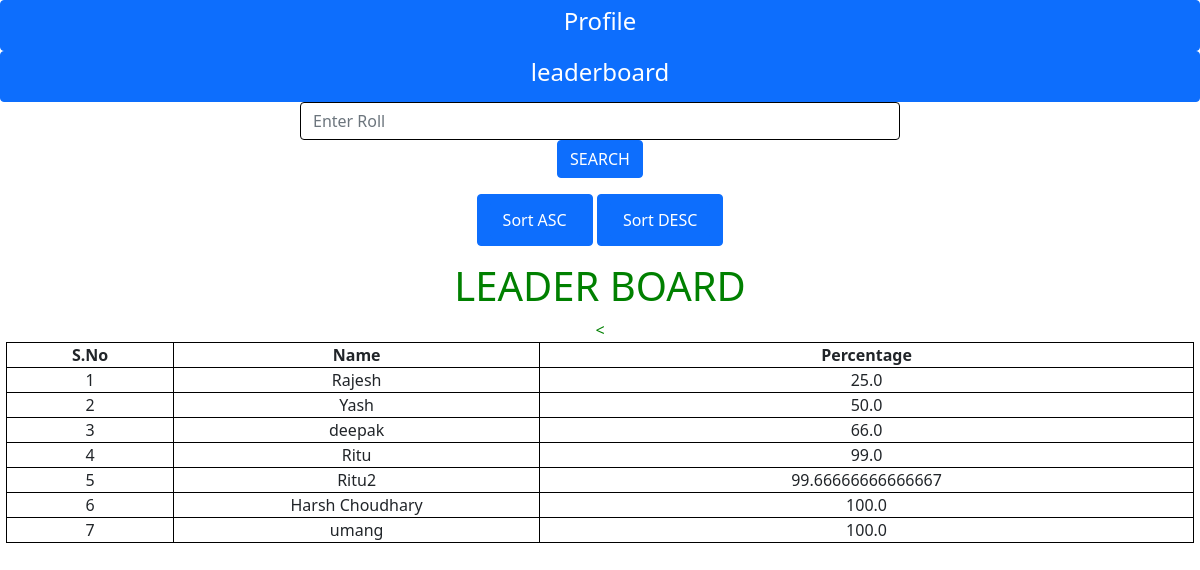
The app's page /asc/ with its own data.
### marks/models.py (models this page shows, shortened)
class Marks(models.Model):
    Name = models.CharField(max_length=20)
    Roll_no = models.IntegerField()
    MarksInPhysics = models.IntegerField()
    MarksInMathematics = models.IntegerField();
    MarksInChemistry = models.IntegerField();
    Total = models.IntegerField();
    Percentage = models.FloatField()

### marks/views.py (the view)
# urls.py: path('asc/',views.asc,name='ASC'),
def asc(request):
    students = (Marks.objects.all().order_by('Percentage'))
    return render(request,'leader.html',{'data':students,'active':'btn-primary'})

### marks/templates/leader.html (shortened to what this page needs)
<html lang="en">
  <head>
    <link href="https://cdn.jsdelivr.net/npm/bootstrap@5.0.0-beta1/dist/css/bootstrap.min.css" rel="stylesheet">
  </head>
  <body>
  <div>
    <ul class="list-unstyled">
    <li class="d-grid"><a href="{% url 'home' %}" class="btn {{active}}"><h4>Profile</h4></a></li>
    <li class="d-grid"><a href="{% url 'leaderboard' %}" class="btn {{active}}"><h4>leaderboard</h4></a></li>
    <li>
    <form action="" method="post">
    <center>
    <input style="width:50%; border:1px solid black" class="form-control" name="search" placeholder="Enter Roll">
    <button class="btn btn-primary">SEARCH</button>
    </center>
    </form>
    <center>
    <a href="{% url 'ASC' %}" class ="btn {{active}}"><button class="btn btn-primary">Sort ASC</button></a>
    <a href="{% url 'leaderboard' %}" class ="btn {{active}}"><button class="btn btn-primary">Sort DESC</button></a>
  </center>
    </li>
  </ul>
    </div>
<center style="color:green"><h1>LEADER BOARD </h1>
<Table>
  <tr>
  <Th style="width:33px; border:solid-black;"> S.No</Th>
  <Th style="width:33px; border:solid-black;"> Name</Th>
  <Th style="width:33px; border:solid-black;"> Percentage</Th>
</tr>
    <{% for ad in data %}
    <tr>
       <td style="width:33px; border:solid-black;">{{forloop.counter}}</td>
       <td style="width:33px; border:solid-black;">{{ad.Name}}</td>
       <td style="width:33px; border:solid-black;">{{ad.Percentage}}</td>
    </tr>
    {% endfor %}
  </Table></center>
  </body>
</html>

### marks/templates/leader.html (style rules this page uses)
table, th, td { border: 1px solid black; width: 99%; text-align: center; }

### records on screen
Marks: Name "Rajesh", Percentage "25.0"
Marks: Name "Yash", Percentage "50.0"
Marks: Name "deepak", Percentage "66.0"
Marks: Name "Ritu", Percentage "99.0"
Marks: Name "Ritu2", Percentage "99.66666666666667"
Marks: Name "Harsh Choudhary", Percentage "100.0"
Marks: Name "umang", Percentage "100.0"
